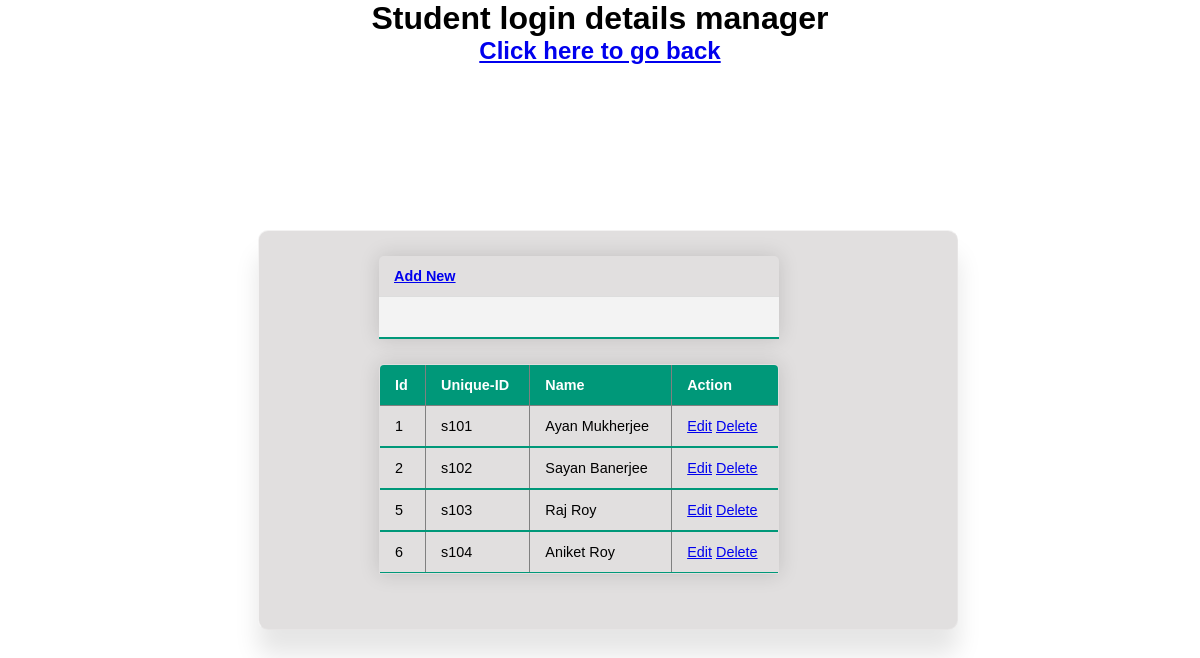
Page /admin/student_det.php on the committed database.
### tables this page shows
CREATE TABLE `feedback_student` (
  `id` int(7) NOT NULL,
  `loginid` varchar(10) NOT NULL,
  `password` varchar(10) NOT NULL,
  `name` varchar(50) NOT NULL
);

### admin/student_det.php (the view, shortened to what this page needs)
<?php
include("connection.php");
if(!empty($_REQUEST['msg'])) {
	$msg=$_REQUEST['msg'];
}
else {
	$msg  = "";
}
?>
<html>
<head>
    <link rel="stylesheet" href="../css/tabstile.css">
</head>
<body>
<div id ="grad">
<h1 align="center">Student login details manager</h1>
<h2 align="center"><a href="admin_welcome.php">Click here to go back</a></h2>
<div class="container">
<table class="content-table" border="0" align="center"  >
		<tr>
			<td ><strong><a href="student_insert.php">Add New</a></strong></td>
		</tr>
		<tr>
			<td style="color:#FF0000;">&nbsp;<?php echo $msg; ?></td>
		</tr>
</table>
<table class="content-table"  border="1" align="center"  >
	<thead>
		<tr>
			<td><strong>Id</strong></td>
			<td><strong>Unique-ID</strong></td>
			<td><strong>Name</strong></td>
			<td><strong>Action</strong></td>
		</tr>
</thead>
<?php
$sql="SELECT * FROM  `feedback_student` ORDER BY  `id` ASC ";
$res=mysqli_query($con, $sql);
while($row=mysqli_fetch_array($res))
{
?>  	<tbody>
 		<tr>
			<td><?php echo $row['id']; ?></td>
			<td><?php echo $row['loginid']; ?></td>
			<td><?php echo $row['name']; ?></td>
			<td><a href="student_edit.php?id=<?php echo $row['id']; ?>" >Edit</a>&nbsp;<a onClick="return(confirm('Do you really want to Delete?'))" href="student_delete.php?id=<?php echo $row['id']; ?>" >Delete</a></td>
		</tr></tbody>
<?php
}
?>
</table>
</div>
</div>
</body>
</html>

### css/tabstile.css (style rules this page uses)
* { font-family: sans-serif; }
* { margin: 0; padding: 0; box-sizing: border-box; font-family: 'Poppins', sans-serif; }
body { justify-content: center; overflow: scroll; }
.container { margin-top: 165px; margin-left: 258px; width:700px; min-height: 400px; background: rgba(63, 55, 55, 0.158); border-radius: 10px; padding-left: 10%; padding: auto; justify-content: center; align-items: center; backdrop-filter: blur(5px); box-shadow: 0 25px 25px rgba(0,0,0,0.1); border: 1px solid rgba(255, 255, 255, 0.596); border-right: 1px solid rgba(255,255,255,0.2); border-bottom: 1px solid rgba(255,255,255,0.2); }
.content-table { padding: 32px; position: relative; justify-content: center; border-collapse: collapse; margin: 25px 0; font-size: 0.9em; min-width: 400px; border-radius: 5px 5px 0 0; overflow: hidden; box-shadow: 0 0 20px rgba(0, 0, 0, 0.15); }
.content-table thead tr { background-color: #009879; color: #ffffff; text-align: left; font-weight: bold; }
.content-table th, .content-table td { padding: 12px 15px; }
.content-table tbody tr { border-bottom: 1px solid #dddddd; }
.content-table tbody tr:nth-of-type(even) { background-color: #f3f3f3; }
.content-table tbody tr:last-of-type { border-bottom: 2px solid #009879; }

### rows in the picture
feedback_student: id "1", loginid "s101", name "Ayan Mukherjee"
feedback_student: id "2", loginid "s102", name "Sayan Banerjee"
feedback_student: id "5", loginid "s103", name "Raj Roy"
feedback_student: id "6", loginid "s104", name "Aniket Roy"
